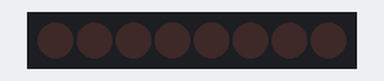
A sketch run on a simulated Arduino Uno, built with avr-gcc and run on an emulated ATmega328P. Shown: 8 shift-register outputs drawn as a row of LEDs (first output left, lit = HIGH). Wiring (inferred from the names in the program): shift register (74HC595): data pin 11; shift clock pin 12; latch pin 8. Wiring (inferred from the signals the program sends): row of LEDs: on Q0, Q1, Q2, Q3, Q4, Q5, Q6, Q7.

Above: at 1.0 s.
At 4.5 s:
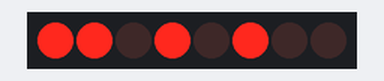
Timing chart, 0 to 9.1 s (numbered marks = the images above):
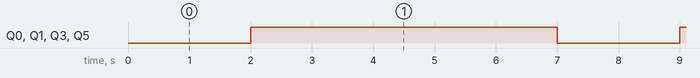

The sketch:

driveTest.ino
```cpp
int latchPin = 8;
int clockPin = 12;
int dataPin = 11;
byte state = 00000000; //contains the data for controlling the motor directions
int vertical = 0;
int horizental = 0;

void setup()
{
  //set all the pins used to talk to the chip
  //as output pins so we can write to them
  pinMode(latchPin, OUTPUT);
  pinMode(clockPin, OUTPUT);
  pinMode(dataPin, OUTPUT);
  //take the latchPin low so the motors don't
  //change while we are writing data
  digitalWrite(latchPin, LOW);
}
void loop()
{
  state = state&0;
  Stop();
  delay(2000);
  left();
  delay(5000);

}
void forward()
{
  state = state|202; //11001010
  digitalWrite(latchPin,LOW);
  //shift out the bits:
  shiftOut(dataPin,clockPin,MSBFIRST,state);
  digitalWrite(latchPin,HIGH);
}

void backward()
{
  state = state|53; //00110101
  digitalWrite(latchPin,LOW);
  shiftOut(dataPin,clockPin,MSBFIRST,state);
  digitalWrite(latchPin,HIGH);
}

void right()
{
  state = state|212; //11010100
  digitalWrite(latchPin,LOW);
  shiftOut(dataPin,clockPin,MSBFIRST,state);
  digitalWrite(latchPin,HIGH);
}

void left()
{
  state = state|43; //00101011
  digitalWrite(latchPin,LOW);
  shiftOut(dataPin,clockPin,MSBFIRST,state);
  digitalWrite(latchPin,HIGH);
}

void Stop()
{
  state = state|0; //00000000
  digitalWrite(latchPin,LOW);
  shiftOut(dataPin,clockPin,MSBFIRST,state);
  digitalWrite(latchPin,HIGH);
}
```

Measured:
- by itself, Q0, Q1, Q3, Q5: alternates HIGH for 5.0 s and LOW for 2.0 s
